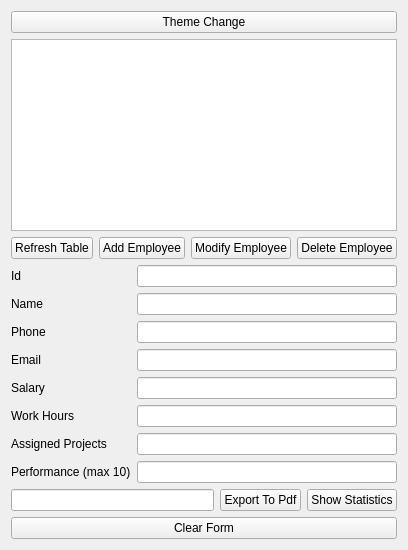
      <widget class="QWidget" name="employeesPage">
       <layout class="QVBoxLayout" name="verticalLayout_employees">
        <item>
         <widget class="QPushButton" name="toggletheme">
          <property name="text">
           <string>Theme Change</string>
          </property>
         </widget>
        </item>
        <item>
         <widget class="QTableView" name="tab_employee_view">
          <property name="columnCount" stdset="0">
           <number>8</number>
          </property>
          <property name="rowCount" stdset="0">
           <number>0</number>
          </property>
          <property name="horizontalHeaderLabels" stdset="0">
           <stringlist>
            <string>Id</string>
            <string>Name</string>
            <string>Phone</string>
            <string>Email</string>
            <string>Salary</string>
            <string>Work Hours</string>
            <string>Assigned Project</string>
            <string>Performance Rating</string>
           </stringlist>
          </property>
         </widget>
        </item>
        <item>
         <layout class="QHBoxLayout" name="hLayout_buttons">
          <item>
           <widget class="QPushButton" name="pb_afficher">
            <property name="text">
             <string>Refresh Table</string>
            </property>
           </widget>
          </item>
          <item>
           <widget class="QPushButton" name="pb_ajouter">
            <property name="text">
             <string>Add Employee</string>
            </property>
           </widget>
          </item>
          <item>
           <widget class="QPushButton" name="pb_modifier">
            <property name="text">
             <string>Modify Employee</string>
            </property>
           </widget>
          </item>
          <item>
           <widget class="QPushButton" name="pb_supprimer">
            <property name="text">
             <string>Delete Employee</string>
            </property>
           </widget>
          </item>
         </layout>
        </item>
        <item>
         <layout class="QFormLayout" name="formLayout_employee">
          <item row="0" column="0">
           <widget class="QLabel" name="label_id">
            <property name="text">
             <string>Id</string>
            </property>
           </widget>
          </item>
          <item row="0" column="1">
           <widget class="QLineEdit" name="id"/>
          </item>
          <item row="1" column="0">
           <widget class="QLabel" name="label_name">
            <property name="text">
             <string>Name</string>
            </property>
           </widget>
          </item>
          <item row="1" column="1">
           <widget class="QLineEdit" name="name"/>
          </item>
          <item row="2" column="0">
           <widget class="QLabel" name="label_phone">
            <property name="text">
             <string>Phone</string>
            </property>
           </widget>
          </item>
          <item row="2" column="1">
           <widget class="QLineEdit" name="phone"/>
          </item>
          <item row="3" column="0">
           <widget class="QLabel" name="label_email">
            <property name="text">
             <string>Email</string>
            </property>
           </widget>
          </item>
          <item row="3" column="1">
           <widget class="QLineEdit" name="email"/>
          </item>
          <item row="4" column="0">
           <widget class="QLabel" name="label_salary">
            <property name="text">
             <string>Salary</string>
            </property>
           </widget>
          </item>
          <item row="4" column="1">
           <widget class="QLineEdit" name="salary"/>
          </item>
          <item row="5" column="0">
           <widget class="QLabel" name="label_workhours">
            <property name="text">
             <string>Work Hours</string>
            </property>
           </widget>
          </item>
          <item row="5" column="1">
           <widget class="QLineEdit" name="workhours"/>
          </item>
          <item row="6" column="0">
           <widget class="QLabel" name="label_assigned_project">
            <property name="text">
             <string>Assigned Projects</string>
            </property>
           </widget>
          </item>
          <item row="6" column="1">
           <widget class="QLineEdit" name="assigned_project"/>
          </item>
          <item row="7" column="0">
           <widget class="QLabel" name="label_performance_rating">
            <property name="text">
             <string>Performance (max 10)</string>
            </property>
           </widget>
          </item>
          <item row="7" column="1">
           <widget class="QLineEdit" name="performance_rating"/>
          </item>
         </layout>
        </item>
        <item>
         <layout class="QHBoxLayout" name="hLayout_misc">
          <item>
           <widget class="QLineEdit" name="lineEditSearch"/>
          </item>
          <item>
           <widget class="QPushButton" name="pb_exportPdf">
            <property name="text">
             <string>Export To Pdf</string>
            </property>
           </widget>
          </item>
          <item>
           <widget class="QPushButton" name="pb_showStats">
            <property name="text">
             <string>Show Statistics</string>
            </property>
           </widget>
          </item>
         </layout>
        </item>
        <item>
         <widget class="QPushButton" name="pb_clearForm">
          <property name="text">
           <string>Clear Form</string>
          </property>
         </widget>
        </item>
       </layout>
      </widget>
